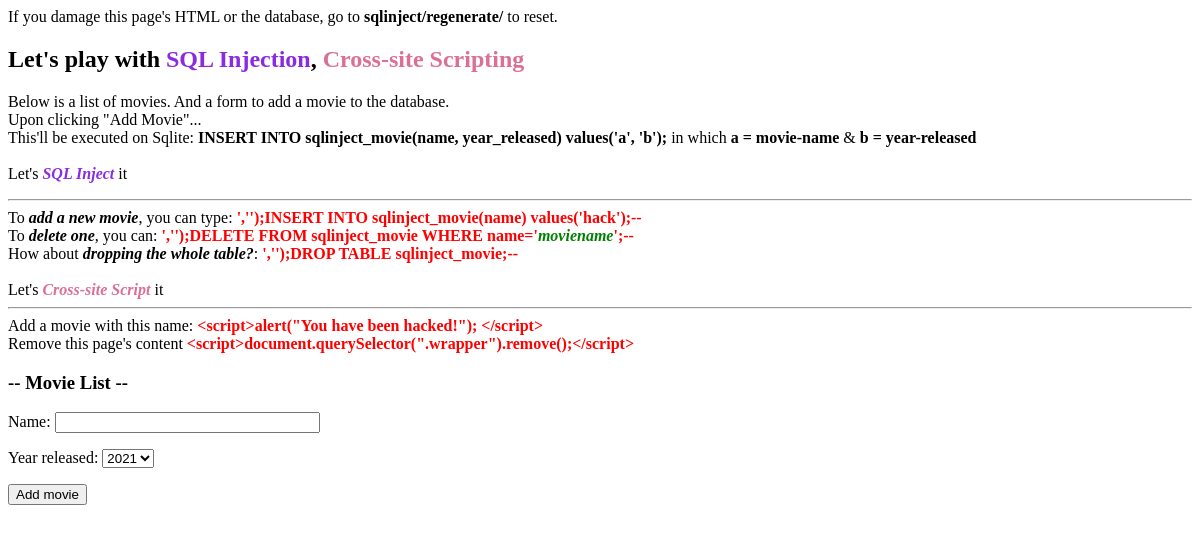
The page /sqlinject/ on the database as committed earlier.
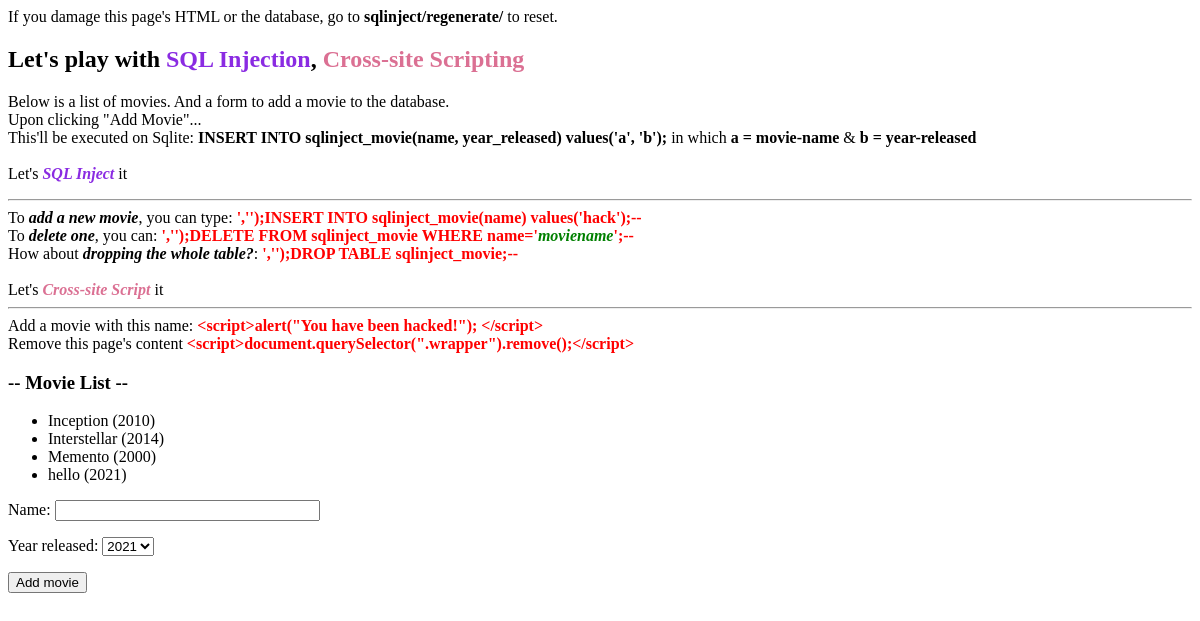
The same page on the database as committed later.
### sqlinject/models.py (models this page shows, shortened)
class Movie(models.Model):
    name = CharField(max_length=255, null=False, blank=False)
    director = CharField(max_length=50, null=True, blank=True)
    year_released = CharField(max_length=4,null=True,blank=True)

### sqlinject/views.py (the view)
# urls.py: path('',views.index, name='index'),
def index(r):
    form = MovieForm()
    movies = Movie.objects.all()
    try:
        return render(r, 'inject/index.html', {'movies':movies, "form": form})
    except OperationalError as e:
        movies = None
        return render(r, 'inject/index.html', {'movies':movies, "form": form, "gone":True})

### sqlinject/models.py
class MovieForm(forms.ModelForm):
    class Meta:
        model = Movie
        fields = ['name', 'year_released']
        widgets = {
            "year_released" : forms.Select(choices=CHOICES),
            "name": forms.TextInput(attrs={'size':30})
        }

### templates/inject/index.html (shortened to what this page needs)
{% extends "../base.html" %}
{% load static %}
{% block content %}
<h2>Let's play with <b style="color: blueviolet;">SQL Injection</b>, <b style="color: palevioletred;">Cross-site Scripting</b> </h2>
<p>Below is a list of movies. And a form to add a movie to the database.<br>
    Upon clicking "Add Movie"...
    <br>
    This'll be executed on Sqlite: <b>INSERT INTO sqlinject_movie(name, year_released) values('a', 'b');</b> in which <b>a = movie-name</b> & <b>b = year-released</b>
    <br>
    <br>
    Let's <i style="color: blueviolet; font-weight: bolder;">SQL Inject</i> it<hr>
    To <b><i>add a new movie</i></b>, you can type: <b style="color: red;">','');INSERT INTO sqlinject_movie(name) values('hack');--</b>
    <br>
    To <b><i>delete one</i></b>, you can: <b style="color: red;">','');DELETE FROM sqlinject_movie WHERE name='<i style="color:green;">moviename</i>';--</b>
    <br>
    How about <b><i>dropping the whole table?</i></b>: <b style="color: red;">','');DROP TABLE sqlinject_movie;--</b>
    <br>
    <br>
    Let's <i style="color: palevioletred; font-weight: bolder;">Cross-site Script</i> it<hr>
    Add a movie with this name: <b style="color: red;">&lt;script&gt;alert("You have been hacked!"); &lt;/script&gt;</b>
    <br>
    Remove this page's content <b style="color: red;">&lt;script&gt;document.querySelector(".wrapper").remove();&lt;/script&gt;</b>
</p>
<h3 class='title'>-- Movie List --</h3>
<ul>
{% for movie in movies %}
<li>{{movie.name|safe }} ({{movie.year_released}})</li>
{% endfor %}
</ul>
<form action="{% url 'inject:inject' %}", method="POST">
    {{ form.as_p }}
    <input type='submit' value="Add movie">
</form>
{% endblock %}

Rows that differ between the two databases and show on the page:
added Movie: name "Inception", year_released "2010"
added Movie: name "Interstellar", year_released "2014"
added Movie: name "Memento", year_released "2000"
added Movie: name "hello", year_released "2021"
